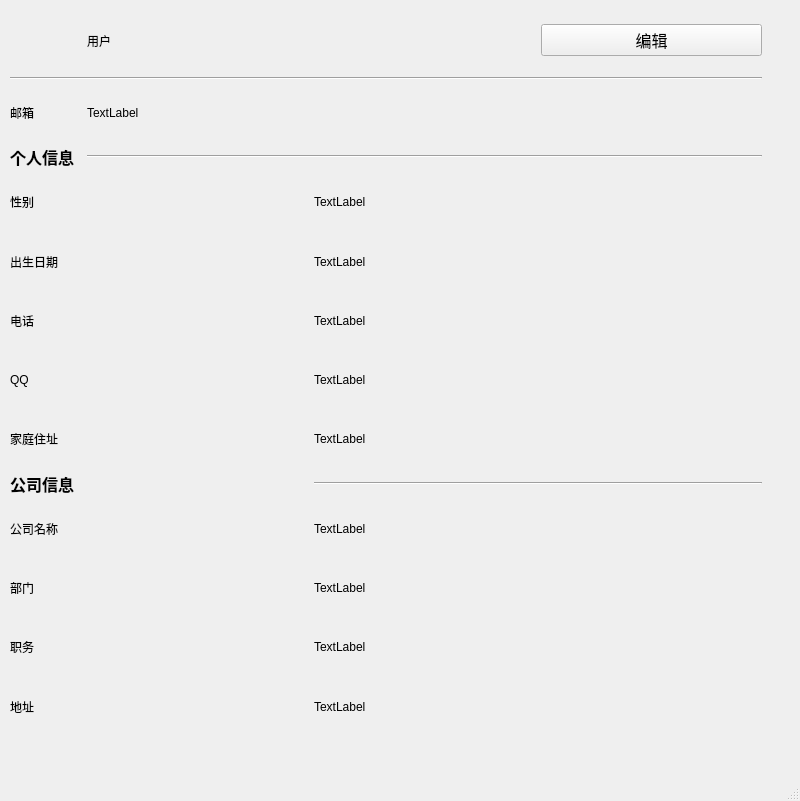
<?xml version="1.0" encoding="UTF-8"?>
<ui version="4.0">
 <class>MainWindow</class>
 <widget class="QMainWindow" name="MainWindow">
  <property name="geometry">
   <rect>
    <x>0</x>
    <y>0</y>
    <width>800</width>
    <height>801</height>
   </rect>
  </property>
  <property name="windowTitle">
   <string>MainWindow</string>
  </property>
  <widget class="QWidget" name="centralwidget">
   <widget class="QWidget" name="widget" native="true">
    <property name="geometry">
     <rect>
      <x>10</x>
      <y>10</y>
      <width>752</width>
      <height>723</height>
     </rect>
    </property>
    <layout class="QGridLayout" name="gridLayout_2">
     <item row="5" column="2">
      <widget class="QLabel" name="labelbrithtxt">
       <property name="text">
        <string>TextLabel</string>
       </property>
      </widget>
     </item>
     <item row="0" column="0">
      <widget class="QLabel" name="labelimage">
       <property name="minimumSize">
        <size>
         <width>71</width>
         <height>61</height>
        </size>
       </property>
       <property name="maximumSize">
        <size>
         <width>71</width>
         <height>61</height>
        </size>
       </property>
       <property name="text">
        <string/>
       </property>
       <property name="pixmap">
        <pixmap>person.png</pixmap>
       </property>
      </widget>
     </item>
     <item row="7" column="0">
      <widget class="QLabel" name="labelqq">
       <property name="text">
        <string>QQ</string>
       </property>
      </widget>
     </item>
     <item row="2" column="0">
      <widget class="QLabel" name="labelmail">
       <property name="text">
        <string>邮箱</string>
       </property>
      </widget>
     </item>
     <item row="4" column="0">
      <widget class="QLabel" name="labelsex">
       <property name="text">
        <string>性别</string>
       </property>
      </widget>
     </item>
     <item row="7" column="2">
      <widget class="QLabel" name="labelqqtxt">
       <property name="text">
        <string>TextLabel</string>
       </property>
      </widget>
     </item>
     <item row="8" column="2">
      <widget class="QLabel" name="labelhomeaddtxt">
       <property name="text">
        <string>TextLabel</string>
       </property>
      </widget>
     </item>
     <item row="3" column="0">
      <widget class="QLabel" name="labelPrivate2">
       <property name="font">
        <font>
         <family>黑体</family>
         <pointsize>12</pointsize>
         <weight>75</weight>
         <italic>false</italic>
         <bold>true</bold>
        </font>
       </property>
       <property name="text">
        <string>个人信息</string>
       </property>
      </widget>
     </item>
     <item row="6" column="2">
      <widget class="QLabel" name="labelphonetxt">
       <property name="text">
        <string>TextLabel</string>
       </property>
      </widget>
     </item>
     <item row="8" column="0">
      <widget class="QLabel" name="labelhomeadd">
       <property name="text">
        <string>家庭住址</string>
       </property>
      </widget>
     </item>
     <item row="1" column="0" colspan="4">
      <widget class="Line" name="line_3">
       <property name="orientation">
        <enum>Qt::Horizontal</enum>
       </property>
      </widget>
     </item>
     <item row="6" column="0">
      <widget class="QLabel" name="labelphone">
       <property name="text">
        <string>电话</string>
       </property>
      </widget>
     </item>
     <item row="9" column="0" colspan="2">
      <widget class="QLabel" name="labelCompany2">
       <property name="font">
        <font>
         <family>黑体</family>
         <pointsize>12</pointsize>
         <weight>75</weight>
         <bold>true</bold>
        </font>
       </property>
       <property name="text">
        <string>公司信息</string>
       </property>
      </widget>
     </item>
     <item row="0" column="1" colspan="2">
      <widget class="QLabel" name="labelname">
       <property name="text">
        <string>用户</string>
       </property>
      </widget>
     </item>
     <item row="0" column="3">
      <widget class="QPushButton" name="EditButton">
       <property name="font">
        <font>
         <family>黑体</family>
         <pointsize>12</pointsize>
        </font>
       </property>
       <property name="mouseTracking">
        <bool>false</bool>
       </property>
       <property name="layoutDirection">
        <enum>Qt::LeftToRight</enum>
       </property>
       <property name="autoFillBackground">
        <bool>true</bool>
       </property>
       <property name="text">
        <string>编辑</string>
       </property>
       <property name="autoRepeatDelay">
        <number>300</number>
       </property>
       <property name="autoDefault">
        <bool>false</bool>
       </property>
       <property name="default">
        <bool>false</bool>
       </property>
      </widget>
     </item>
     <item row="4" column="2">
      <widget class="QLabel" name="labelsextxt">
       <property name="text">
        <string>TextLabel</string>
       </property>
      </widget>
     </item>
     <item row="5" column="0">
      <widget class="QLabel" name="labelbirth">
       <property name="text">
        <string>出生日期</string>
       </property>
      </widget>
     </item>
     <item row="3" column="1" colspan="3">
      <widget class="Line" name="line_4">
       <property name="orientation">
        <enum>Qt::Horizontal</enum>
       </property>
      </widget>
     </item>
     <item row="2" column="1" colspan="3">
      <widget class="QLabel" name="labelmailtxt">
       <property name="text">
        <string>TextLabel</string>
       </property>
      </widget>
     </item>
     <item row="10" column="0">
      <widget class="QLabel" name="labelcom">
       <property name="text">
        <string>公司名称</string>
       </property>
      </widget>
     </item>
     <item row="10" column="2">
      <widget class="QLabel" name="labelcomtxt">
       <property name="text">
        <string>TextLabel</string>
       </property>
      </widget>
     </item>
     <item row="9" column="2" colspan="2">
      <widget class="Line" name="line_5">
       <property name="orientation">
        <enum>Qt::Horizontal</enum>
       </property>
      </widget>
     </item>
     <item row="11" column="2">
      <widget class="QLabel" name="labelparttxt">
       <property name="text">
        <string>TextLabel</string>
       </property>
      </widget>
     </item>
     <item row="11" column="0">
      <widget class="QLabel" name="labelpart">
       <property name="text">
        <string>部门</string>
       </property>
      </widget>
     </item>
     <item row="13" column="2">
      <widget class="QLabel" name="label">
       <property name="text">
        <string>TextLabel</string>
       </property>
      </widget>
     </item>
     <item row="12" column="2">
      <widget class="QLabel" name="labelworktxt">
       <property name="text">
        <string>TextLabel</string>
       </property>
      </widget>
     </item>
     <item row="12" column="0">
      <widget class="QLabel" name="labelwork">
       <property name="text">
        <string>职务</string>
       </property>
      </widget>
     </item>
     <item row="13" column="0">
      <widget class="QLabel" name="labelcomadd">
       <property name="text">
        <string>地址</string>
       </property>
      </widget>
     </item>
    </layout>
   </widget>
  </widget>
  <widget class="QMenuBar" name="menubar">
   <property name="geometry">
    <rect>
     <x>0</x>
     <y>0</y>
     <width>800</width>
     <height>26</height>
    </rect>
   </property>
  </widget>
  <widget class="QStatusBar" name="statusbar"/>
 </widget>
 <resources/>
 <connections/>
</ui>
